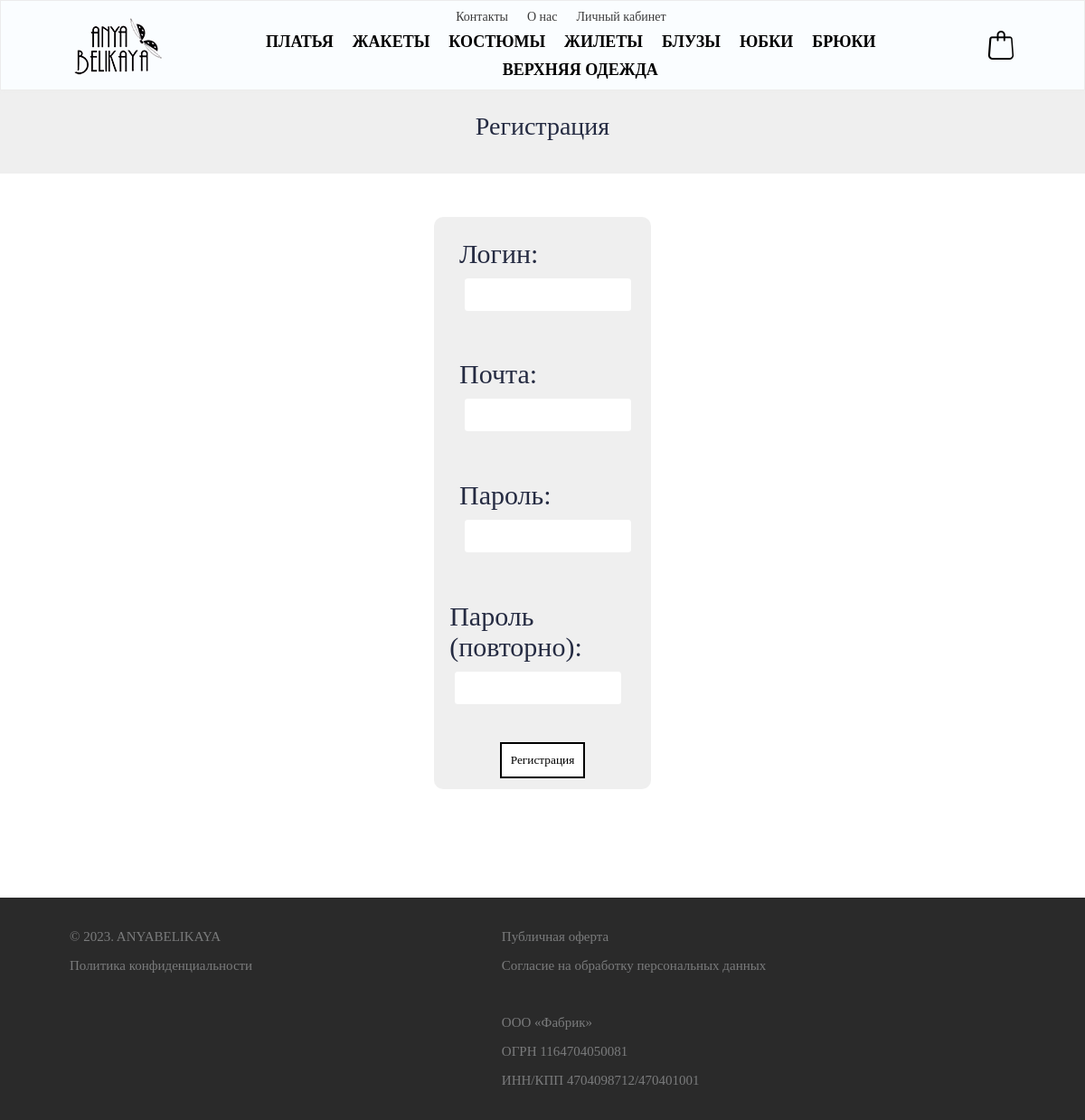
Screenshot of /register/ with the database file from the repository.
### clothes/models.py (models this page shows, shortened)
class Category(models.Model):
    name = models.CharField('Категория',max_length=150, null=True, blank=True)
    url = models.SlugField(max_length=160, unique=True)
    class Meta:
        verbose_name ='Категория товара'
        verbose_name_plural = 'Категории товара'

### clothes/views.py (the view)
# urls.py: path('register/', views.user_register, name = 'register'),
def user_register(request):
    categories = models.Category.objects.all
    if request.method == 'POST':
        form = RegisterUserForm(request.POST)
        if form.is_valid():
            user = form.save(commit=False)
            user.set_password(form.cleaned_data['password1'])
            user.is_active = False
            user.save()
            current_site = get_current_site(request)
            email_subject = 'Активируйте свой аккаунт'
            message = render_to_string('clothes/register_done.html', {
                                    'user': user,
                                     'domain': current_site.domain,
                'uid': urlsafe_base64_encode(force_bytes(user.pk)),
                'token': account_activation_token.make_token(user),
    }
 )
            to_email = form.cleaned_data.get('email')
            send_mail(email_subject, message, EMAIL_HOST_USER, [to_email])
            return render(request, 'clothes/send_confirm.html')
    else:
        form = RegisterUserForm()
    return render(request, 'clothes/register.html', {'form':form, 'categories': categories,})

### clothes/forms.py (shortened to what this page needs)
class RegisterUserForm(forms.ModelForm):
     username = forms.CharField(required=True,
                             label='Логин', widget=forms.TextInput(attrs={'class': 'pole'}))
     email = forms.EmailField(required=True,
     label='Почта', widget=forms.EmailInput(attrs={'class': 'pole'}))
     password1 = forms.CharField(label='Пароль',
     widget=forms.PasswordInput(attrs={'class': 'pole'}))
     password2 = forms.CharField(label='Пароль (повторно)',
     widget=forms.PasswordInput(attrs={'class': 'pole'}))
     class Meta:
       model = Profile
       fields = ('username','email','password1', 'password2',
       )

### cart/context_processors.py (called while the page is built)
def cart(request):
    return {'cart': Cart(request)}

### clothes/templates/clothes/register.html (shortened to what this page needs)
{% extends 'index.html' %}
{%load static%}
{% block content %}
<div class="main_category"><p class="clothes_title">Регистрация</p></div>
<form method='post'><div class="container_login">
    {% for field in form%}<p class="pole">
    {{field.label_tag}}
    {{field}}
</p>
    {%endfor%}
<input type="submit" value="Регистрация" class="button"></div>
</form>
{% endblock %}

### templates/index.html (shortened to what this page needs)
<!DOCTYPE html>
{% load static %}
<html lang="en">
<head>
    <link rel="stylesheet" href="css/style.css">
<link rel="stylesheet" href="https://cdn.jsdelivr.net/npm/swiper@8/swiper-bundle.min.css">'
<link rel="stylesheet" href="{% static 'clothes/css/style.css'%}">
<link rel="stylesheet" href="{% static 'clothes/css/clothes.css'%}">
<link rel="stylesheet" href="{% static 'clothes/css/product.css'%}">
    <link rel="stylesheet" href="{% static 'clothes/css/login_registration.css'%}">
    <link rel="stylesheet" href="{% static 'clothes/css/for_orders.css'%}">
    <link rel="stylesheet" href="{% static 'clothes/css/cart.css'%}">
    <link rel="stylesheet" href="{% static 'clothes/css/utils.css'%}">
    <link rel="stylesheet" href="{% static 'clothes/css/footer.css'%}">
<link rel="stylesheet" href="{% static 'clothes/css/some.css'%}">
</head>
<body>
    <div class="wrapper">
        <header class="header">
            <div class="header_container  _container" >
                <a href="{% url 'main' %}" class="header_logo"><img src="{% static 'clothes/images/anya belikaya (2).gif'%}" class="logo_img"></a>
                <nav class="header_menu">
                    <ul class="menu_list">
                        <li class="menu_item">
                            <a href="" class="menu_link">Контакты</a>
                        </li>
                        <li class="menu_item">
                            <a href="" class="menu_link">О нас</a>
                        </li>
                        <li class="menu_item">
                            {% if user.is_authenticated %}
                            <a href="{% url 'profile' %}" class="menu_link">{{user.username}}</a>
                            {% else %}
                            <a href="{% url 'login' %}" class="menu_link">Личный кабинет</a>
                            {% endif %}
                        </li>
                    </ul>
                    <ul class="catalog_list">
                        {%for category in categories%}
                            <li class="catalog_item">
                                <a href="{% url 'products' category.url%}" class="catalog_link">{{category.name}}</a>
                            </li>
                        {%endfor%}
                    </ul>
                </nav>
                <div class="bag"><a href="{%url 'cart:cart_detail'%}"><img src="{% static 'clothes/images/bag.png'%}" alt=""></a></div>
            </div>
         </header>
        <main class="page">
            {%block content%}{%endblock%}
        </main>
        <footer class="footer">
            <div class="footer_container _container">
                <div class="first_column">
                    <ul>
                        <li class="footer_item">
                            © 2023. ANYABELIKAYA
                        </li>
                        <li class="footer_item">
                            <a class="footer_link" href="#">Политика конфиденциальности</a>
                        </li>
                    </ul>
                </div>
                <div class="second_column">
                    <ul>
                        <li class="footer_item">
                            <a class="footer_link" href="#">Публичная оферта</a>
                        </li>
                        <li class="footer_item">
                            <a class="footer_link" href="#">Согласие на обработку персональных данных</a>
                        </li>
                    </ul>
                    <br>
                        <ul><li class="footer_item">
                    ООО «Фабрик»
                </li>
                <li class="footer_item">
                    ОГРН 1164704050081
                </li>
                <li class="footer_item">
                    ИНН/КПП 4704098712/470401001
                </li >
                <li class="footer_item"></ul>
                </div>
            </div>
        </footer>
    </div>
</body>
</html>

### static/clothes/css/style.css (style rules this page uses)
* { padding: 0; margin: 0; border: 0; }
*,*:before,*:after { -moz-box-sizing: border-box; -webkit-box-sizing: border-box; box-sizing: border-box; }
nav,footer,header,aside { display: block; }
html,body { color: #252B42; font-family: 500; height: 100%; width:100%; font-size: 100%; line-height: -1; font-size: 14px; -ms-text-size-adjust: 100%; -moz-text-size-adjust: 100%; -webkit-text-size-adjust: 100%; }
input,button,textarea { font-family: inherit; }
a,a:visited { text-decoration: none; }
ul li { list-style: none; }
img { vertical-align:top; }
.wrapper { min-height: 100%; overflow: hidden; display: flex; flex-direction: column; }
._container { max-width: 1046px; margin: 0px auto; box-sizing: content-box; padding: 0px 30px; }
.header { position: fixed; width: 100%; left: 0; top: 0; z-index: 50; }
.header:before { content: ''; position: absolute; top: 0; left: 0; width: 100%; height: 100%; border: 1px solid rgb(236, 236, 236); box-shadow: 0 0 5px rgb(236, 236, 236); background-color: rgb(250, 253, 255); z-index: 2; }
.header_container { display: flex; min-height: 80px; align-items: center; position: relative; }
.header_container { min-height: 100px; }
.header_menu { margin: 0 auto 0 auto; }
.header_logo { font-size: 24px; font-weight: 700; color:inherit; position: relative; z-index: 6; padding: 0 5% 0 0; }
.menu_list { display: flex; justify-content:center; flex-wrap: wrap; position: relative; z-index: 6; padding-right: 10%; }
.menu_item:not(:last-child) { margin: 0px 21px 0px 0px; }
.menu_link { color: #3c3c3c; line-height: 171%; font-weight: 400; transition-duration: 0.5s; }
.catalog_list { display: flex; flex-wrap: wrap; position: relative; z-index: 6; justify-content: center; padding: 0 5% 0 0; }
.catalog_item:not(:last-child) { margin: 0px 21px 0px 0px; }
.catalog_link { color: #000000; line-height: 171%; font-weight: 600; font-size: 18px; transition-duration: 0.5s; position: relative; }
.catalog_link::after { content: ""; position: absolute; bottom: 0; left: 50%; height: 2px; width: 0; background: #E3C18F;; transition: width 0.3s ease 0s, left 0.3s ease 0s; }
.bag { position: relative; z-index: 6; }
.page { flex: 1 1 auto; }
.footer { background-color: rgb(42, 42, 42); }
.footer_container { display: flex; justify-content: space-between; }
.first_column, .second_column, .third_column { margin: 20px 0; }
.footer_link { color: rgb(122, 123, 124); font-size: 15px; }
.footer_item { margin: 15px 0; color: rgb(122, 123, 124); font-size: 15px; }
.logo_img { width 100px }

### clothes/static/clothes/css/clothes.css (style rules this page uses)
* { padding: 0; margin: 0; border: 0; }
*,*:before,*:after { -moz-box-sizing: border-box; -webkit-box-sizing: border-box; box-sizing: border-box; }
nav,footer,header,aside { display: block; }
html,body { color: #252B42; font-family: 500; height: 100%; width:100%; font-size: 100%; line-height: -1; font-size: 14px; -ms-text-size-adjust: 100%; -moz-text-size-adjust: 100%; -webkit-text-size-adjust: 100%; }
input,button,textarea { font-family: inherit; }
a,a:visited { text-decoration: none; }
ul li { list-style: none; }
img { vertical-align:top; }
.main_category { display: flex; margin: 4% 0 0 0; max-width: 100%; justify-content: center; background-color: #e0e0e083; padding: 5% 0 3% 0; }
.clothes_title { text-align: center; font-size: 28px; }

### clothes/static/clothes/css/product.css (style rules this page uses)
* { padding: 0; margin: 0; border: 0; }
*,*:before,*:after { -moz-box-sizing: border-box; -webkit-box-sizing: border-box; box-sizing: border-box; }
nav,footer,header,aside { display: block; }
html,body { color: #252B42; font-family: 500; height: 100%; width:100%; font-size: 100%; line-height: -1; font-size: 14px; -ms-text-size-adjust: 100%; -moz-text-size-adjust: 100%; -webkit-text-size-adjust: 100%; }
input,button,textarea { font-family: inherit; }
a,a:visited { text-decoration: none; }
ul li { list-style: none; }
img { vertical-align:top; }
.clothes_title { text-align: center; font-size: 28px; }

### clothes/static/clothes/css/for_orders.css (style rules this page uses)
* { padding: 0; margin: 0; border: 0; }
*,*:before,*:after { -moz-box-sizing: border-box; -webkit-box-sizing: border-box; box-sizing: border-box; }
nav,footer,header,aside { display: block; }
html,body { color: #252B42; font-family: 500; height: 100%; width:100%; font-size: 100%; line-height: -1; font-size: 14px; -ms-text-size-adjust: 100%; -moz-text-size-adjust: 100%; -webkit-text-size-adjust: 100%; }
input,button,textarea { font-family: inherit; }
a,a:visited { text-decoration: none; }
ul li { list-style: none; }
img { vertical-align:top; }

### rows the page displays
Category: name "ПЛАТЬЯ"
Category: name "ЖАКЕТЫ"
Category: name "КОСТЮМЫ"
Category: name "ЖИЛЕТЫ"
Category: name "БЛУЗЫ"
Category: name "ЮБКИ"
Category: name "БРЮКИ"
Category: name "ВЕРХНЯЯ ОДЕЖДА"

### other values shown
{{ field.label_tag }} "Логин:" "Почта:" "Пароль:" "Пароль (повторно):"
